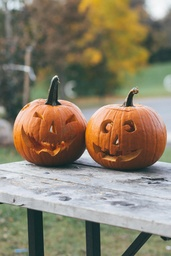
#> input picture halloween-unsplash.jpg, 171 x 256 px, shrunk from 3648 x 5472 before the run
$ python image_magic.py
#> lines starting #> are read from the running program, lines starting #| are printed output that depends on the picture
# Image Magic
# Load an image and manipulate the pixels

from PIL import Image


# [64 lines left out: functions to_greyscale, brighter, not called in this run]


def darken(pixel: tuple, magnitude: int) -> tuple:
    """Decreases the brightness of a pixel
    Args:
        pixel: a 3-tuple of (red, green, blue)
            subpixels
        magnitude: an int from 0-255 that
            indicates how much to increase
            brightness
    Returns:
        a 3-tuple representing a brighter pixel
    """
    # break down the pixel into subpixels
    red = pixel[0]
    green = pixel[1]
    blue = pixel[2]

    MAX = 255
    MIN = 0

    # increase the value by some number
    if red + magnitude < MIN:
        red = MIN
    else:
        red += magnitude
    if green + magnitude < MIN:
        green = MIN
    else:
        green += magnitude
    if blue + magnitude < MIN:
        blue = MIN
    else:
        blue += magnitude

    # return it
    return red, green, blue

# Load the image (pumpkin)
# Open an output image that's the same size
image = Image.open('./halloween-unsplash.jpg')
#> image is the input picture: PIL image 171x256 RGB; mean R, G, B 138.9, 128, 107.6
output_image = Image.open('./halloween-unsplash.jpg')

# Grab pixel information
a_pixel = image.getpixel((0, 0))  # grab pixel (0, 0) top-left
#> a_pixel = (185, 196, 202)

print(a_pixel)
#| (185, 196, 202)

# Iterate over EVERY PIXEL
# Get dimensions (size) of the image
image_width = image.width
#> image_width = 171
image_height = image.height
#> image_height = 256

# Modify the image to convert it from colour to grayscale
# ( r, g, b ) --> ( ?, ?, ? )
# take the r g b, add them up and divide by 3
# replace r, g, b with that AVERAGE value

# Top to bottom
for y in range(image_height):
    # Left to right
    for x in range(image_width):
        # Grab pixel information for THIS pixel
        pixel = image.getpixel((x, y))

        brighter_pixel = darken(pixel, -100)

        # put that in the new image
        output_image.putpixel((x, y), brighter_pixel)
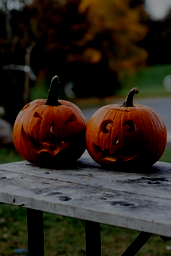
#> output_image: PIL image 171x256 RGB; mean R, G, B 46.9, 38, 29.3

output_image.save('darker.jpg')
